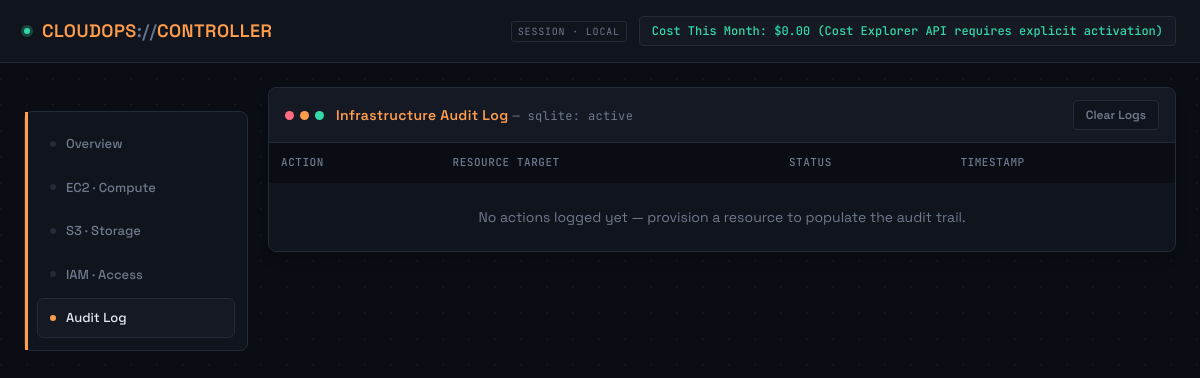
The page /logs on the database as committed earlier.
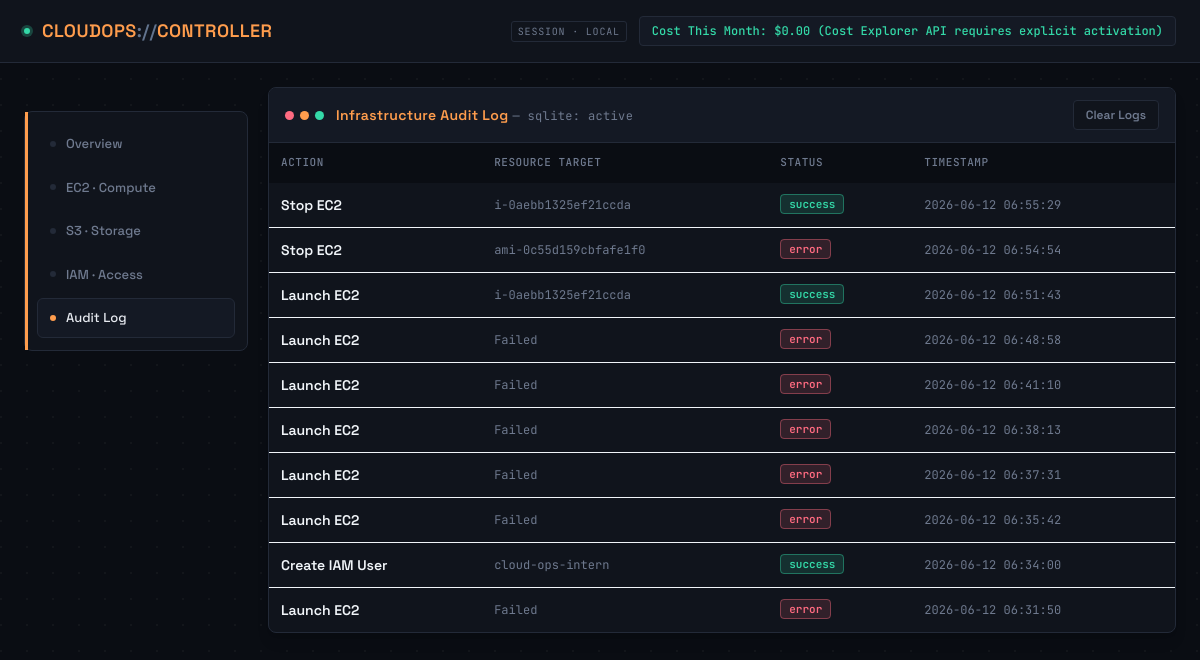
The same page on the database as committed later.
### tables this page shows
CREATE TABLE logs(
        id INTEGER PRIMARY KEY AUTOINCREMENT,
        action TEXT,
        target TEXT,
        status TEXT,
        timestamp DATETIME DEFAULT CURRENT_TIMESTAMP
    );

### app.py (the view)
@app.route('/logs')
def logs_page():
    conn=sqlite3.connect(DB_PATH)
    cursor=conn.cursor()
    cursor.execute("SELECT action,target,status,timestamp FROM logs ORDER BY timestamp DESC")
    all_logs=cursor.fetchall()
    conn.close()
    return render_template('logs.html',logs=all_logs,active_page='logs')

### templates/logs.html (shortened to what this page needs)
{% extends "base.html" %}
{% block content %}
<div class="term-window rounded-lg shadow-lg overflow-hidden">
    <div class="term-chrome flex items-center justify-between px-4 py-3">
        <div class="flex items-center gap-3">
            <div class="flex items-center gap-1.5">
                <span class="term-dot" style="background: var(--err);"></span>
                <span class="term-dot" style="background: var(--amber);"></span>
                <span class="term-dot" style="background: var(--ok);"></span>
            </div>
            <h2 class="text-sm font-semibold tracking-wide" style="color: var(--amber);">
                Infrastructure Audit Log <span class="mono text-xs font-normal" style="color: var(--muted);">— sqlite:
                    active</span>
            </h2>
        </div>
        <button onclick="clearLogs()" class="text-xs font-semibold px-3 py-1.5 rounded transition-colors"
            style="background: var(--panel); color: var(--muted); border: 1px solid var(--line);"
            onmouseover="this.style.color='var(--err)'; this.style.borderColor='var(--err)';"
            onmouseout="this.style.color='var(--muted)'; this.style.borderColor='var(--line)';">
            Clear Logs
        </button>
    </div>
    <div class="overflow-x-auto">
        <table class="w-full text-left text-sm">
            <thead style="background: var(--bg); color: var(--muted);" class="uppercase text-[11px] tracking-wider">
                <tr>
                    <th class="p-3 font-medium">Action</th>
                    <th class="p-3 font-medium">Resource Target</th>
                    <th class="p-3 font-medium">Status</th>
                    <th class="p-3 font-medium">Timestamp</th>
                </tr>
            </thead>
            <tbody class="divide-y" style="border-color: var(--line-soft);">
                {% for log in logs %}
                <tr class="transition-colors">
                    <td class="p-3 font-semibold">{{ log[0] }}</td>
                    <td class="p-3 mono text-xs" style="color: var(--muted);">{{ log[1] }}</td>
                    <td class="p-3">
                        <span class="mono px-2 py-0.5 text-[11px] rounded font-semibold border"
                            style="{% if log[2]=='success' %}background: color-mix(in srgb, var(--ok) 14%, transparent); color: var(--ok); border-color: color-mix(in srgb, var(--ok) 40%, transparent);{% else %}background: color-mix(in srgb, var(--err) 14%, transparent); color: var(--err); border-color: color-mix(in srgb, var(--err) 40%, transparent);{% endif %}">
                            {{ log[2] }}
                        </span>
                    </td>
                    <td class="p-3 mono text-xs" style="color: var(--muted);">{{ log[3] }}</td>
                </tr>
                {% else %}
                <tr>
                    <td colspan="4" class="p-6 text-center text-sm" style="color: var(--muted);">
                        No actions logged yet — provision a resource to populate the audit trail.
                    </td>
                </tr>
                {% endfor %}
            </tbody>
        </table>
    </div>
</div>
{% endblock %}

Rows that differ between the two databases and show on the page:
added logs: action "Stop EC2", target "i-0aebb1325ef21ccda", status "success", timestamp "2026-06-12 06:55:29"
added logs: action "Stop EC2", target "ami-0c55d159cbfafe1f0", status "error", timestamp "2026-06-12 06:54:54"
added logs: action "Launch EC2", target "i-0aebb1325ef21ccda", status "success", timestamp "2026-06-12 06:51:43"
added logs: action "Launch EC2", target "Failed", status "error", timestamp "2026-06-12 06:48:58"
added logs: action "Launch EC2", target "Failed", status "error", timestamp "2026-06-12 06:41:10"
added logs: action "Launch EC2", target "Failed", status "error", timestamp "2026-06-12 06:38:13"
added logs: action "Launch EC2", target "Failed", status "error", timestamp "2026-06-12 06:37:31"
added logs: action "Launch EC2", target "Failed", status "error", timestamp "2026-06-12 06:35:42"
added logs: action "Create IAM User", target "cloud-ops-intern", status "success", timestamp "2026-06-12 06:34:00"
added logs: action "Launch EC2", target "Failed", status "error", timestamp "2026-06-12 06:31:50"
Other text that changed with them:
text no longer shown: "No actions logged yet — provision a resource to populate the audit trail."
